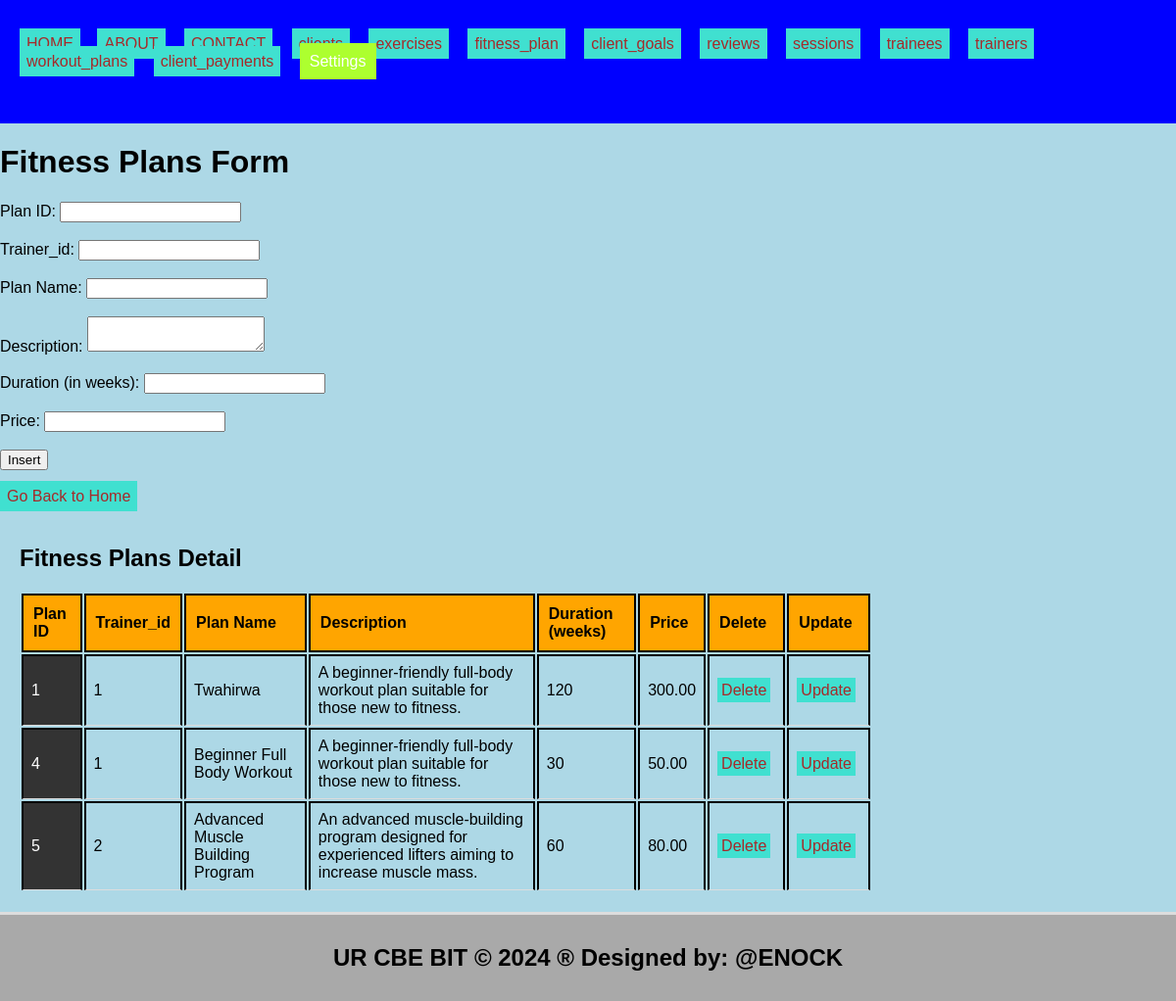
The page /fitness_plan.php on the database its author committed.
### tables this page shows
CREATE TABLE `fitness_plan` (
  `plan_id` int(11) NOT NULL,
  `trainer_id` int(11) DEFAULT NULL,
  `plan_name` varchar(255) DEFAULT NULL,
  `description` text DEFAULT NULL,
  `duration` int(11) DEFAULT NULL,
  `price` decimal(10,2) DEFAULT NULL
);

### fitness_plan.php (the view, shortened to what this page needs)
<!DOCTYPE html>
<html lang="en">
<head>
  <link rel="stylesheet" type="text/css" href="style.css">
</head>
<body style="background-color: lightblue;">
  <header>
    <ul style="list-style-type: none; padding: 0;">
      <li style="display: inline; margin-right: 10px;">
           <ul style="list-style-type: none; padding: 0;">
    </li>
    <li style="display: inline; margin-right: 8px;"><a href="./home.html">HOME</a></li>
    <li style="display: inline; margin-right: 10px;"><a href="./about.html">ABOUT</a></li>
    <li style="display: inline; margin-right: 10px;"><a href="./contact.html">CONTACT</a></li>
    <li style="display: inline; margin-right: 10px;"><a href="./clients.php">clients</a></li>
    <li style="display: inline; margin-right: 10px;"><a href="./exercises.php">exercises</a></li>
    <li style="display: inline; margin-right: 10px;"><a href="./fitness_plan.php">fitness_plan</a></li>
    <li style="display: inline; margin-right: 10px;"><a href="./client_goals.php">client_goals</a></li>
    <li style="display: inline; margin-right: 10px;"><a href="./reviews.php"> reviews</a></li>
    <li style="display: inline; margin-right: 10px;"><a href="./sessions.php">sessions</a></li>
    <li style="display: inline; margin-right: 10px;"><a href="./trainees.php">trainees</a></li>
    <li style="display: inline; margin-right: 10px;"><a href="./trainers.php">trainers</a></li>
    <li style="display: inline; margin-right: 10px;"><a href="./workout_plans.php">workout_plans</a></li>
    <li style="display: inline; margin-right: 10px;"><a href="./client_payments.php">client_payments</a></li>
      <li class="dropdown" style="display: inline; margin-right: 10px;">
      <a href="#" style="padding: 10px; color: white; background-color: greenyellow; text-decoration: none; margin-right: 15px;">Settings</a>
    </li>
    </ul>
  </header>
<body style="background-color: yellowgreen;">
  <h1>Fitness Plans Form</h1>
  <form method="post" onsubmit="return confirmInsert();">
    <label for="plan_id">Plan ID:</label>
    <input type="number" id="plan_id" name="plan_id" required><br><br>
    <label for="trainer_id">Trainer_id:</label>
    <input type="text" id="trainer_id" name="trainer_id" required><br><br>
    <label for="plan_name">Plan Name:</label>
    <input type="text" id="plan_name" name="plan_name" required><br><br>
    <label for="description">Description:</label>
    <textarea id="description" name="description" required></textarea><br><br>
    <label for="duration">Duration (in weeks):</label>
    <input type="number" id="duration" name="duration" required><br><br>
    <label for="price">Price:</label>
    <input type="number" id="price" name="price" required><br><br>
    <input type="submit" name="add" value="Insert"><br><br>
    <a href="./home.html">Go Back to Home</a>
  </form>
  <?php
  include('database_connection.php');
  ?>
  <section>
    <h2>Fitness Plans Detail</h2>
    <table>
      <tr>
        <th>Plan ID</th>
        <th>Trainer_id</th>
        <th>Plan Name</th>
        <th>Description</th>
        <th>Duration (weeks)</th>
        <th>Price</th>
        <th>Delete</th>
        <th>Update</th>
      </tr>
      <?php
      $sql = "SELECT * FROM fitness_plan";
      $result = $connection->query($sql);
      if ($result->num_rows > 0) {
          while ($row = $result->fetch_assoc()) {
              echo "<tr>
                      <td>{$row['plan_id']}</td>
                      <td>{$row['trainer_id']}</td>
                      <td>{$row['plan_name']}</td>
                      <td>{$row['description']}</td>
                      <td>{$row['duration']}</td>
                      <td>{$row['price']}</td>
                      <td><a style='padding:4px' href='delete_fitness_plan.php?plan_id={$row['plan_id']}'>Delete</a></td>
                      <td><a style='padding:4px' href='update_fitness_plan.php?plan_id={$row['plan_id']}'>Update</a></td>
                    </tr>";
          }
      } else {
          echo "<tr><td colspan='8'>No data found</td></tr>";
      }
      ?>
    </table>
  </section>
  <footer>
    <h2>UR CBE BIT &copy; 2024 &reg; Designed by: @ENOCK</h2>
  </footer>
</body>
</html>

### style.css (style rules this page uses)
body { font-family: Arial, sans-serif; margin: 0; padding: 0; }
.dropdown { position: relative; display: inline; margin-right: 10px; }
body { font-family: Arial,sans-serif; margin:0; padding:0; }
header { background-color:blue; padding: 20px; }
.dropdown { position: right; display:right; direction:rtl; }
section { padding:28px; border-bottom: 1px solid #ddd; }
footer { text-align: center; padding: 15px; background-color:blue; }

### fitness_plan.php (style rules this page uses)
a:link { color: #0066cc; text-decoration: none; }
a { padding: 7px; color: white; background-color: turquoise; text-decoration: none; margin-right: 5px; }
a:link { color: brown; }
th, td { border: 2px solid black; padding: 10px; text-align: left; }
th { background-color: orange; }
section { padding: 20px; border-bottom: 3px solid #ddd; }
footer { text-align: center; padding: 10px; background-color: darkgray; }

### rows shown on the page
fitness_plan: plan_id "1", trainer "1", plan_name "Twahirwa", description "A beginner-friendly full-body workout plan suitable for those new to fitness.", duration "120", price "300.00"
fitness_plan: plan_id "4", trainer "1", plan_name "Beginner Full Body Workout", description "A beginner-friendly full-body workout plan suitable for those new to fitness.", duration "30", price "50.00"
fitness_plan: plan_id "5", trainer "2", plan_name "Advanced Muscle Building Program", description "An advanced muscle-building program designed for experienced lifters aiming to increase muscle mass.", duration "60", price "80.00"
